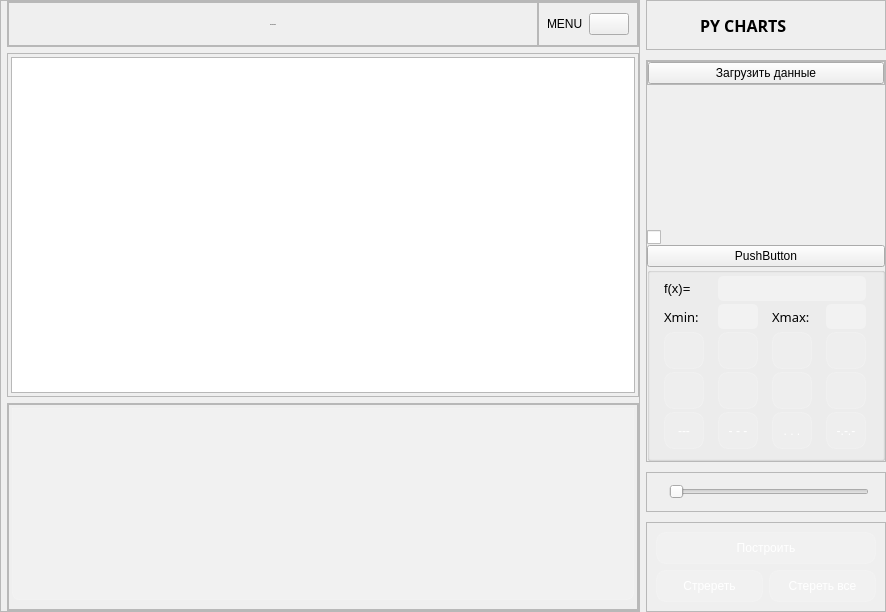
<?xml version="1.0" encoding="UTF-8"?>
<ui version="4.0">
 <class>MainWindow</class>
 <widget class="QMainWindow" name="MainWindow">
  <property name="geometry">
   <rect>
    <x>0</x>
    <y>0</y>
    <width>886</width>
    <height>612</height>
   </rect>
  </property>
  <property name="windowTitle">
   <string>MainWindow</string>
  </property>
  <widget class="QWidget" name="centralwidget">
   <property name="styleSheet">
    <string notr="true">@font-face {
    font-family: NovaFlat;
    src: url(:/fonts/Nova_Flat/NovaFlat-Regular.ttf) format(&quot;truetype&quot;);
}
*{
color: #fff;
font-family: NovaFlat;
font-size: 12px;
border: nine;
background: none;
}
#centralwidget{
background-color: rgb(33, 43, 51);
}
#right_menu_widget, #percentage_bar_chart, #nested_donuts,
#line_charts, #bar_charts, #temperature_bar_chart
{
background-color: rgba(61, 80, 95, 100)
}
#header_frame, #frame_3, #frame_5{
background-color: rgb(61, 80, 95);
}
#frame_4 QPushButton{
padding: 10px;
border-radius: 5px;
background-color: rgba(33, 43, 51, 100);
}
#header_nav QPushButton{
	background-color: rgb(61, 80, 95);
	border-radius: 15px;
	border: 3px solid rgb(120, 157, 186);
}
#header_nav QPushButton:hover{
	background-color: rgb(120, 157, 186);
}
</string>
   </property>
   <layout class="QHBoxLayout" name="horizontalLayout">
    <property name="leftMargin">
     <number>0</number>
    </property>
    <property name="topMargin">
     <number>0</number>
    </property>
    <property name="rightMargin">
     <number>0</number>
    </property>
    <property name="bottomMargin">
     <number>0</number>
    </property>
    <item>
     <widget class="QFrame" name="frame_2">
      <property name="frameShape">
       <enum>QFrame::StyledPanel</enum>
      </property>
      <property name="frameShadow">
       <enum>QFrame::Raised</enum>
      </property>
      <layout class="QVBoxLayout" name="verticalLayout_4">
       <property name="leftMargin">
        <number>6</number>
       </property>
       <property name="topMargin">
        <number>0</number>
       </property>
       <property name="rightMargin">
        <number>0</number>
       </property>
       <property name="bottomMargin">
        <number>0</number>
       </property>
       <item alignment="Qt::AlignTop">
        <widget class="QFrame" name="header_frame">
         <property name="minimumSize">
          <size>
           <width>0</width>
           <height>46</height>
          </size>
         </property>
         <property name="maximumSize">
          <size>
           <width>16777215</width>
           <height>50</height>
          </size>
         </property>
         <property name="frameShape">
          <enum>QFrame::StyledPanel</enum>
         </property>
         <property name="frameShadow">
          <enum>QFrame::Raised</enum>
         </property>
         <layout class="QHBoxLayout" name="horizontalLayout_3">
          <property name="spacing">
           <number>0</number>
          </property>
          <property name="leftMargin">
           <number>0</number>
          </property>
          <property name="topMargin">
           <number>0</number>
          </property>
          <property name="rightMargin">
           <number>0</number>
          </property>
          <property name="bottomMargin">
           <number>0</number>
          </property>
          <item>
           <widget class="QFrame" name="frame_11">
            <property name="frameShape">
             <enum>QFrame::StyledPanel</enum>
            </property>
            <property name="frameShadow">
             <enum>QFrame::Raised</enum>
            </property>
            <layout class="QVBoxLayout" name="verticalLayout_5">
             <item>
              <widget class="QLabel" name="label_7">
               <property name="font">
                <font>
                 <family>NovaFlat</family>
                 <pointsize>-1</pointsize>
                </font>
               </property>
               <property name="text">
                <string>DASHBOARD</string>
               </property>
               <property name="alignment">
                <set>Qt::AlignCenter</set>
               </property>
              </widget>
             </item>
            </layout>
           </widget>
          </item>
          <item>
           <widget class="QFrame" name="frame_10">
            <property name="maximumSize">
             <size>
              <width>100</width>
              <height>16777215</height>
             </size>
            </property>
            <property name="frameShape">
             <enum>QFrame::StyledPanel</enum>
            </property>
            <property name="frameShadow">
             <enum>QFrame::Raised</enum>
            </property>
            <layout class="QHBoxLayout" name="horizontalLayout_4">
             <property name="spacing">
              <number>2</number>
             </property>
             <property name="leftMargin">
              <number>8</number>
             </property>
             <property name="topMargin">
              <number>0</number>
             </property>
             <property name="rightMargin">
              <number>8</number>
             </property>
             <property name="bottomMargin">
              <number>0</number>
             </property>
             <item>
              <widget class="QLabel" name="label_6">
               <property name="text">
                <string>MENU</string>
               </property>
              </widget>
             </item>
             <item>
              <widget class="QPushButton" name="open_close_side_bar_btn">
               <property name="text">
                <string/>
               </property>
               <property name="icon">
                <iconset resource="resources.qrc">
                 <normaloff>:/icons/icons/align-center.svg</normaloff>:/icons/icons/align-center.svg</iconset>
               </property>
               <property name="iconSize">
                <size>
                 <width>30</width>
                 <height>30</height>
                </size>
               </property>
              </widget>
             </item>
            </layout>
           </widget>
          </item>
         </layout>
        </widget>
       </item>
       <item>
        <widget class="QFrame" name="frame_8">
         <property name="frameShape">
          <enum>QFrame::StyledPanel</enum>
         </property>
         <property name="frameShadow">
          <enum>QFrame::Raised</enum>
         </property>
         <layout class="QVBoxLayout" name="verticalLayout_7">
          <property name="spacing">
           <number>3</number>
          </property>
          <property name="leftMargin">
           <number>3</number>
          </property>
          <property name="topMargin">
           <number>3</number>
          </property>
          <property name="rightMargin">
           <number>3</number>
          </property>
          <property name="bottomMargin">
           <number>3</number>
          </property>
          <item>
           <widget class="PlotWidget" name="graphicsView"/>
          </item>
         </layout>
        </widget>
       </item>
       <item alignment="Qt::AlignBottom">
        <widget class="QFrame" name="footer_frame">
         <property name="frameShape">
          <enum>QFrame::StyledPanel</enum>
         </property>
         <property name="frameShadow">
          <enum>QFrame::Raised</enum>
         </property>
         <layout class="QHBoxLayout" name="horizontalLayout_6">
          <property name="spacing">
           <number>0</number>
          </property>
          <property name="leftMargin">
           <number>0</number>
          </property>
          <property name="topMargin">
           <number>0</number>
          </property>
          <property name="rightMargin">
           <number>0</number>
          </property>
          <property name="bottomMargin">
           <number>0</number>
          </property>
          <item>
           <widget class="QFrame" name="frame_13">
            <property name="frameShape">
             <enum>QFrame::StyledPanel</enum>
            </property>
            <property name="frameShadow">
             <enum>QFrame::Raised</enum>
            </property>
            <layout class="QVBoxLayout" name="verticalLayout_6">
             <property name="spacing">
              <number>3</number>
             </property>
             <property name="leftMargin">
              <number>3</number>
             </property>
             <property name="topMargin">
              <number>3</number>
             </property>
             <property name="rightMargin">
              <number>3</number>
             </property>
             <property name="bottomMargin">
              <number>9</number>
             </property>
             <item>
              <widget class="QTableWidget" name="tableWidget">
               <property name="styleSheet">
                <string notr="true">QTableView {
background-color: rgba(255, 255, 255, 30); 
border: 1px solid rgba(255,255,255,40);
border-bottom-right-radius: 7px; 
border-bottom-left-radius: 7px; 
color: white;
}

QHeaderView::section {
background-color: rgb(53, 53, 53);
color: white;
border: none;
height: 50px;
font-size: 16pt;
}

QTableView::item {
    border-style: none;
    border-bottom: 1px solid rgba(255,255,255,50);
    padding-left: auto;
    padding-right: auto;
}

QTableView::item:selected{
	border: none;
	color: rgb(255, 255, 255);
    background-color: rgba(255, 255, 255, 50);
}
</string>
               </property>
              </widget>
             </item>
            </layout>
           </widget>
          </item>
         </layout>
        </widget>
       </item>
      </layout>
     </widget>
    </item>
    <item>
     <widget class="QWidget" name="right_menu_widget" native="true">
      <property name="minimumSize">
       <size>
        <width>240</width>
        <height>0</height>
       </size>
      </property>
      <property name="maximumSize">
       <size>
        <width>240</width>
        <height>1000000</height>
       </size>
      </property>
      <layout class="QVBoxLayout" name="verticalLayout">
       <property name="spacing">
        <number>10</number>
       </property>
       <property name="leftMargin">
        <number>0</number>
       </property>
       <property name="topMargin">
        <number>0</number>
       </property>
       <property name="rightMargin">
        <number>0</number>
       </property>
       <property name="bottomMargin">
        <number>0</number>
       </property>
       <item>
        <widget class="QFrame" name="frame_3">
         <property name="frameShape">
          <enum>QFrame::StyledPanel</enum>
         </property>
         <property name="frameShadow">
          <enum>QFrame::Raised</enum>
         </property>
         <layout class="QHBoxLayout" name="horizontalLayout_2">
          <property name="spacing">
           <number>6</number>
          </property>
          <property name="leftMargin">
           <number>7</number>
          </property>
          <property name="topMargin">
           <number>4</number>
          </property>
          <property name="rightMargin">
           <number>0</number>
          </property>
          <property name="bottomMargin">
           <number>4</number>
          </property>
          <item>
           <widget class="QLabel" name="label_14">
            <property name="minimumSize">
             <size>
              <width>40</width>
              <height>40</height>
             </size>
            </property>
            <property name="maximumSize">
             <size>
              <width>40</width>
              <height>40</height>
             </size>
            </property>
            <property name="text">
             <string/>
            </property>
            <property name="pixmap">
             <pixmap resource="resources.qrc">:/icons/icons/pie-chart.svg</pixmap>
            </property>
            <property name="scaledContents">
             <bool>true</bool>
            </property>
           </widget>
          </item>
          <item>
           <widget class="QLabel" name="label">
            <property name="font">
             <font>
              <family>NovaFlat</family>
              <pointsize>12</pointsize>
              <weight>99</weight>
              <bold>true</bold>
             </font>
            </property>
            <property name="mouseTracking">
             <bool>false</bool>
            </property>
            <property name="styleSheet">
             <string notr="true">*{font-size:12pt; font-weight: 1000;}</string>
            </property>
            <property name="text">
             <string>PY CHARTS</string>
            </property>
            <property name="wordWrap">
             <bool>false</bool>
            </property>
           </widget>
          </item>
         </layout>
        </widget>
       </item>
       <item>
        <widget class="QFrame" name="frame_4">
         <property name="sizePolicy">
          <sizepolicy hsizetype="Preferred" vsizetype="Expanding">
           <horstretch>0</horstretch>
           <verstretch>0</verstretch>
          </sizepolicy>
         </property>
         <property name="frameShape">
          <enum>QFrame::StyledPanel</enum>
         </property>
         <property name="frameShadow">
          <enum>QFrame::Raised</enum>
         </property>
         <layout class="QVBoxLayout" name="verticalLayout_2">
          <property name="spacing">
           <number>0</number>
          </property>
          <property name="leftMargin">
           <number>0</number>
          </property>
          <property name="topMargin">
           <number>0</number>
          </property>
          <property name="rightMargin">
           <number>0</number>
          </property>
          <property name="bottomMargin">
           <number>0</number>
          </property>
          <item alignment="Qt::AlignTop">
           <widget class="QFrame" name="frame">
            <property name="maximumSize">
             <size>
              <width>1000</width>
              <height>1000</height>
             </size>
            </property>
            <property name="styleSheet">
             <string notr="true">QPushButton:pressed{
background-color:rgba(255,255,255,70);
}</string>
            </property>
            <property name="frameShape">
             <enum>QFrame::StyledPanel</enum>
            </property>
            <property name="frameShadow">
             <enum>QFrame::Raised</enum>
            </property>
            <layout class="QVBoxLayout" name="verticalLayout_3">
             <property name="spacing">
              <number>0</number>
             </property>
             <property name="leftMargin">
              <number>0</number>
             </property>
             <property name="topMargin">
              <number>0</number>
             </property>
             <property name="rightMargin">
              <number>0</number>
             </property>
             <property name="bottomMargin">
              <number>0</number>
             </property>
             <item>
              <widget class="QPushButton" name="pushButton_2">
               <property name="text">
                <string>Загрузить данные</string>
               </property>
               <property name="icon">
                <iconset resource="resources.qrc">
                 <normaloff>:/icons/icons/upload.svg</normaloff>:/icons/icons/upload.svg</iconset>
               </property>
              </widget>
             </item>
            </layout>
           </widget>
          </item>
          <item>
           <widget class="QCheckBox" name="checkBox">
            <property name="text">
             <string/>
            </property>
            <property name="icon">
             <iconset resource="resources.qrc">
              <normaloff>:/icons/icons/align-center.svg</normaloff>:/icons/icons/align-center.svg</iconset>
            </property>
            <property name="iconSize">
             <size>
              <width>30</width>
              <height>30</height>
             </size>
            </property>
            <property name="checkable">
             <bool>true</bool>
            </property>
           </widget>
          </item>
          <item>
           <widget class="QPushButton" name="pushButton_5">
            <property name="text">
             <string>PushButton</string>
            </property>
           </widget>
          </item>
          <item alignment="Qt::AlignBottom">
           <widget class="QGroupBox" name="groupBox">
            <property name="minimumSize">
             <size>
              <width>0</width>
              <height>0</height>
             </size>
            </property>
            <property name="maximumSize">
             <size>
              <width>1000</width>
              <height>1000</height>
             </size>
            </property>
            <property name="styleSheet">
             <string notr="true">QPushButton{
	color: rgb(255, 255, 255);
     background-color:rgba(255,255,255,30);
     border: 1px solid rgba(255,255,255,40);
     border-radius:10px;
width: 15;
height: 15;
}
QPushButton:hover{
background-color:rgba(255,255,255,30);
}
QPushButton:pressed{
background-color:rgba(255,255,255,70);
}
QLineEdit{font-size:14pt; color:#aa0000;
	background-color: rgba(255, 255, 255, 80);
    border-radius:5px;
}
QLabel{font-size:10pt;
}</string>
            </property>
            <property name="title">
             <string/>
            </property>
            <layout class="QGridLayout" name="gridLayout">
             <property name="leftMargin">
              <number>3</number>
             </property>
             <property name="topMargin">
              <number>3</number>
             </property>
             <property name="rightMargin">
              <number>3</number>
             </property>
             <property name="bottomMargin">
              <number>9</number>
             </property>
             <property name="spacing">
              <number>3</number>
             </property>
             <item row="4" column="0">
              <widget class="QPushButton" name="select_marker_point_2">
               <property name="minimumSize">
                <size>
                 <width>40</width>
                 <height>37</height>
                </size>
               </property>
               <property name="maximumSize">
                <size>
                 <width>40</width>
                 <height>37</height>
                </size>
               </property>
               <property name="text">
                <string>---</string>
               </property>
               <property name="iconSize">
                <size>
                 <width>30</width>
                 <height>30</height>
                </size>
               </property>
              </widget>
             </item>
             <item row="2" column="3">
              <widget class="QPushButton" name="select_color_purple">
               <property name="minimumSize">
                <size>
                 <width>40</width>
                 <height>37</height>
                </size>
               </property>
               <property name="maximumSize">
                <size>
                 <width>40</width>
                 <height>37</height>
                </size>
               </property>
               <property name="text">
                <string/>
               </property>
               <property name="icon">
                <iconset resource="resources.qrc">
                 <normaloff>:/images/images/purple-circle-svgrepo-com.svg</normaloff>:/images/images/purple-circle-svgrepo-com.svg</iconset>
               </property>
               <property name="iconSize">
                <size>
                 <width>25</width>
                 <height>25</height>
                </size>
               </property>
              </widget>
             </item>
             <item row="2" column="2">
              <widget class="QPushButton" name="select_color_red">
               <property name="minimumSize">
                <size>
                 <width>40</width>
                 <height>37</height>
                </size>
               </property>
               <property name="maximumSize">
                <size>
                 <width>40</width>
                 <height>37</height>
                </size>
               </property>
               <property name="text">
                <string/>
               </property>
               <property name="icon">
                <iconset resource="resources.qrc">
                 <normaloff>:/images/images/red-circle-svgrepo-com.svg</normaloff>:/images/images/red-circle-svgrepo-com.svg</iconset>
               </property>
               <property name="iconSize">
                <size>
                 <width>25</width>
                 <height>25</height>
                </size>
               </property>
              </widget>
             </item>
             <item row="2" column="1">
              <widget class="QPushButton" name="select_color_green">
               <property name="minimumSize">
                <size>
                 <width>40</width>
                 <height>37</height>
                </size>
               </property>
               <property name="maximumSize">
                <size>
                 <width>40</width>
                 <height>37</height>
                </size>
               </property>
               <property name="text">
                <string/>
               </property>
               <property name="icon">
                <iconset resource="resources.qrc">
                 <normaloff>:/images/images/green-circle-svgrepo-com.svg</normaloff>:/images/images/green-circle-svgrepo-com.svg</iconset>
               </property>
               <property name="iconSize">
                <size>
                 <width>25</width>
                 <height>25</height>
                </size>
               </property>
              </widget>
             </item>
             <item row="3" column="2">
              <widget class="QPushButton" name="select_marker_star">
               <property name="minimumSize">
                <size>
                 <width>40</width>
                 <height>37</height>
                </size>
               </property>
               <property name="maximumSize">
                <size>
                 <width>40</width>
                 <height>37</height>
                </size>
               </property>
               <property name="text">
                <string/>
               </property>
               <property name="icon">
                <iconset resource="resources.qrc">
                 <normaloff>:/images/images/m14.svg</normaloff>:/images/images/m14.svg</iconset>
               </property>
               <property name="iconSize">
                <size>
                 <width>40</width>
                 <height>40</height>
                </size>
               </property>
              </widget>
             </item>
             <item row="3" column="1">
              <widget class="QPushButton" name="select_marker_triangle">
               <property name="minimumSize">
                <size>
                 <width>40</width>
                 <height>37</height>
                </size>
               </property>
               <property name="maximumSize">
                <size>
                 <width>40</width>
                 <height>37</height>
                </size>
               </property>
               <property name="text">
                <string/>
               </property>
               <property name="icon">
                <iconset resource="resources.qrc">
                 <normaloff>:/images/images/m03_1.svg</normaloff>:/images/images/m03_1.svg</iconset>
               </property>
               <property name="iconSize">
                <size>
                 <width>30</width>
                 <height>30</height>
                </size>
               </property>
              </widget>
             </item>
             <item row="3" column="3">
              <widget class="QPushButton" name="select_marker_diamond">
               <property name="minimumSize">
                <size>
                 <width>40</width>
                 <height>37</height>
                </size>
               </property>
               <property name="maximumSize">
                <size>
                 <width>40</width>
                 <height>37</height>
                </size>
               </property>
               <property name="text">
                <string/>
               </property>
               <property name="icon">
                <iconset resource="resources.qrc">
                 <normaloff>:/images/images/m19.svg</normaloff>:/images/images/m19.svg</iconset>
               </property>
               <property name="iconSize">
                <size>
                 <width>30</width>
                 <height>30</height>
                </size>
               </property>
              </widget>
             </item>
             <item row="3" column="0">
              <widget class="QPushButton" name="select_marker_point">
               <property name="minimumSize">
                <size>
                 <width>40</width>
                 <height>37</height>
                </size>
               </property>
               <property name="maximumSize">
                <size>
                 <width>40</width>
                 <height>37</height>
                </size>
               </property>
               <property name="text">
                <string/>
               </property>
               <property name="icon">
                <iconset resource="resources.qrc">
                 <normaloff>:/images/images/m00_1.svg</normaloff>:/images/images/m00_1.svg</iconset>
               </property>
               <property name="iconSize">
                <size>
                 <width>30</width>
                 <height>30</height>
                </size>
               </property>
              </widget>
             </item>
             <item row="1" column="1">
              <widget class="QLineEdit" name="lineEdit_2">
               <property name="maximumSize">
                <size>
                 <width>40</width>
                 <height>16777215</height>
                </size>
               </property>
              </widget>
             </item>
             <item row="0" column="0">
              <widget class="QLabel" name="label_4">
               <property name="maximumSize">
                <size>
                 <width>42</width>
                 <height>25</height>
                </size>
               </property>
               <property name="text">
                <string>f(x)=</string>
               </property>
              </widget>
             </item>
             <item row="0" column="1" colspan="3">
              <widget class="QLineEdit" name="select_funtion">
               <property name="maximumSize">
                <size>
                 <width>200</width>
                 <height>16777215</height>
                </size>
               </property>
               <property name="styleSheet">
                <string notr="true"/>
               </property>
              </widget>
             </item>
             <item row="1" column="0">
              <widget class="QLabel" name="label_2">
               <property name="maximumSize">
                <size>
                 <width>40</width>
                 <height>16777215</height>
                </size>
               </property>
               <property name="font">
                <font>
                 <family>NovaFlat</family>
                 <pointsize>10</pointsize>
                </font>
               </property>
               <property name="text">
                <string>Xmin:</string>
               </property>
              </widget>
             </item>
             <item row="1" column="3">
              <widget class="QLineEdit" name="lineEdit">
               <property name="maximumSize">
                <size>
                 <width>40</width>
                 <height>16777215</height>
                </size>
               </property>
              </widget>
             </item>
             <item row="2" column="0">
              <widget class="QPushButton" name="select_color_blue">
               <property name="minimumSize">
                <size>
                 <width>40</width>
                 <height>37</height>
                </size>
               </property>
               <property name="maximumSize">
                <size>
                 <width>40</width>
                 <height>37</height>
                </size>
               </property>
               <property name="text">
                <string/>
               </property>
               <property name="icon">
                <iconset resource="resources.qrc">
                 <normaloff>:/images/images/blue-circle-svgrepo-com.svg</normaloff>:/images/images/blue-circle-svgrepo-com.svg</iconset>
               </property>
               <property name="iconSize">
                <size>
                 <width>25</width>
                 <height>25</height>
                </size>
               </property>
              </widget>
             </item>
             <item row="1" column="2">
              <widget class="QLabel" name="label_3">
               <property name="maximumSize">
                <size>
                 <width>40</width>
                 <height>16777215</height>
                </size>
               </property>
               <property name="font">
                <font>
                 <family>NovaFlat</family>
                 <pointsize>10</pointsize>
                </font>
               </property>
               <property name="text">
                <string>Xmax:</string>
               </property>
              </widget>
             </item>
             <item row="4" column="2">
              <widget class="QPushButton" name="select_marker_point_3">
               <property name="maximumSize">
                <size>
                 <width>40</width>
                 <height>40</height>
                </size>
               </property>
               <property name="text">
                <string>. . .</string>
               </property>
               <property name="iconSize">
                <size>
                 <width>30</width>
                 <height>30</height>
                </size>
               </property>
              </widget>
             </item>
             <item row="4" column="3">
              <widget class="QPushButton" name="select_marker_point_4">
               <property name="minimumSize">
                <size>
                 <width>40</width>
                 <height>37</height>
                </size>
               </property>
               <property name="maximumSize">
                <size>
                 <width>40</width>
                 <height>37</height>
                </size>
               </property>
               <property name="text">
                <string>-.-.-</string>
               </property>
               <property name="iconSize">
                <size>
                 <width>30</width>
                 <height>30</height>
                </size>
               </property>
              </widget>
             </item>
             <item row="4" column="1">
              <widget class="QPushButton" name="select_marker_point_5">
               <property name="minimumSize">
                <size>
                 <width>40</width>
                 <height>37</height>
                </size>
               </property>
               <property name="maximumSize">
                <size>
                 <width>40</width>
                 <height>37</height>
                </size>
               </property>
               <property name="text">
                <string>- - -</string>
               </property>
               <property name="iconSize">
                <size>
                 <width>30</width>
                 <height>30</height>
                </size>
               </property>
              </widget>
             </item>
            </layout>
           </widget>
          </item>
         </layout>
        </widget>
       </item>
       <item>
        <widget class="QFrame" name="frame_5">
         <property name="minimumSize">
          <size>
           <width>0</width>
           <height>40</height>
          </size>
         </property>
         <property name="frameShape">
          <enum>QFrame::StyledPanel</enum>
         </property>
         <property name="frameShadow">
          <enum>QFrame::Raised</enum>
         </property>
         <layout class="QHBoxLayout" name="horizontalLayout_7">
          <property name="spacing">
           <number>6</number>
          </property>
          <property name="leftMargin">
           <number>6</number>
          </property>
          <property name="topMargin">
           <number>0</number>
          </property>
          <property name="rightMargin">
           <number>0</number>
          </property>
          <property name="bottomMargin">
           <number>0</number>
          </property>
          <item>
           <widget class="QSlider" name="horizontalSlider">
            <property name="maximumSize">
             <size>
              <width>200</width>
              <height>16777215</height>
             </size>
            </property>
            <property name="orientation">
             <enum>Qt::Horizontal</enum>
            </property>
           </widget>
          </item>
         </layout>
        </widget>
       </item>
       <item>
        <widget class="QFrame" name="frame_6">
         <property name="styleSheet">
          <string notr="true">QPushButton{
	color: rgb(255, 255, 255);
     background-color:rgba(255,255,255,30);
     border: 1px solid rgba(255,255,255,40);
     border-radius:10px;
height: 30;
}
QPushButton:hover{
background-color:rgba(255,255,255,30);
}
QPushButton:pressed{
background-color:rgba(255,255,255,70);
}
</string>
         </property>
         <property name="frameShape">
          <enum>QFrame::StyledPanel</enum>
         </property>
         <property name="frameShadow">
          <enum>QFrame::Raised</enum>
         </property>
         <layout class="QGridLayout" name="gridLayout_6">
          <item row="2" column="0">
           <widget class="QPushButton" name="pushButton_3">
            <property name="styleSheet">
             <string notr="true"/>
            </property>
            <property name="text">
             <string>Стререть</string>
            </property>
           </widget>
          </item>
          <item row="2" column="1">
           <widget class="QPushButton" name="pushButton_4">
            <property name="styleSheet">
             <string notr="true"/>
            </property>
            <property name="text">
             <string>Стереть все</string>
            </property>
            <property name="icon">
             <iconset resource="resources.qrc">
              <normaloff>:/icons/icons/alert-triangle.svg</normaloff>:/icons/icons/alert-triangle.svg</iconset>
            </property>
           </widget>
          </item>
          <item row="1" column="0" colspan="2">
           <widget class="QPushButton" name="pushButton">
            <property name="text">
             <string>Построить</string>
            </property>
           </widget>
          </item>
         </layout>
        </widget>
       </item>
      </layout>
     </widget>
    </item>
   </layout>
  </widget>
 </widget>
 <customwidgets>
  <customwidget>
   <class>PlotWidget</class>
   <extends>QGraphicsView</extends>
   <header>pyqtgraph</header>
  </customwidget>
 </customwidgets>
 <resources>
  <include location="resources.qrc"/>
  <include location="C:/Users/IvanBarchenkov/Downloads/charts_simple/resources.qrc"/>
 </resources>
 <connections>
  <connection>
   <sender>pushButton</sender>
   <signal>clicked(bool)</signal>
   <receiver>frame_2</receiver>
   <slot>setVisible(bool)</slot>
   <hints>
    <hint type="sourcelabel">
     <x>743</x>
     <y>545</y>
    </hint>
    <hint type="destinationlabel">
     <x>607</x>
     <y>407</y>
    </hint>
   </hints>
  </connection>
  <connection>
   <sender>pushButton_3</sender>
   <signal>clicked(bool)</signal>
   <receiver>frame_2</receiver>
   <slot>setHidden(bool)</slot>
   <hints>
    <hint type="sourcelabel">
     <x>694</x>
     <y>588</y>
    </hint>
    <hint type="destinationlabel">
     <x>547</x>
     <y>404</y>
    </hint>
   </hints>
  </connection>
  <connection>
   <sender>checkBox</sender>
   <signal>toggled(bool)</signal>
   <receiver>frame_2</receiver>
   <slot>setHidden(bool)</slot>
   <hints>
    <hint type="sourcelabel">
     <x>681</x>
     <y>241</y>
    </hint>
    <hint type="destinationlabel">
     <x>549</x>
     <y>405</y>
    </hint>
   </hints>
  </connection>
 </connections>
</ui>
